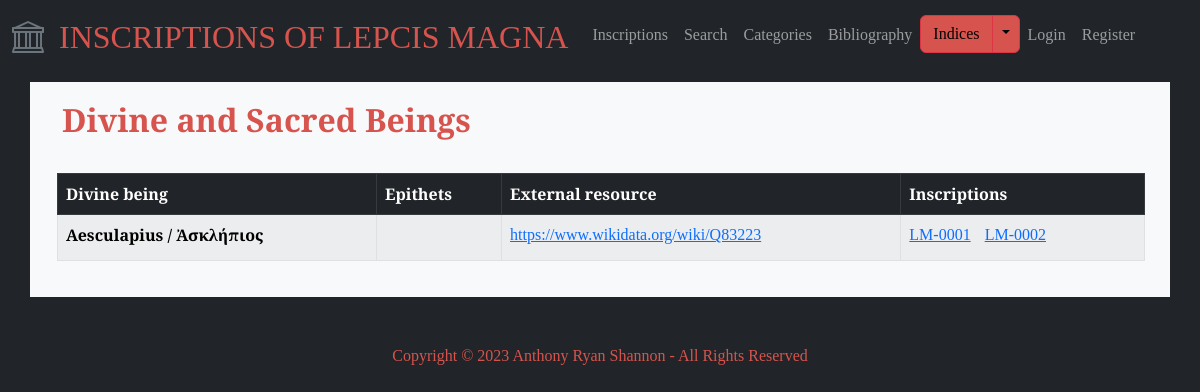
Page /divine_sacred_beings on the earlier database version.
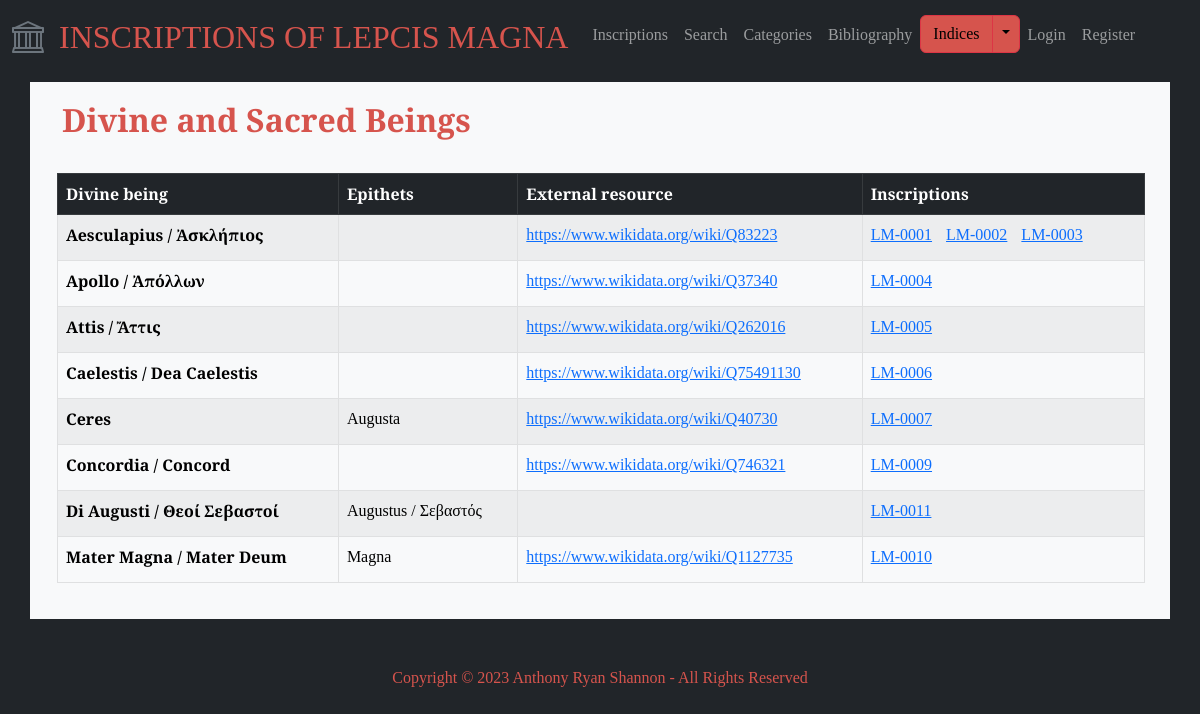
Same page on the later database version.
### lepcismagna/models.py (models this page shows, shortened)
class DivineSacredBeing(models.Model):
    class Meta:
        verbose_name_plural = 'divine and sacred beings'
    divine_being = models.CharField(max_length=50, blank=True)
    epithet = models.CharField(max_length=50, blank=True)
    external_resource = models.URLField(max_length=255, blank=True)
    inscriptions = models.ManyToManyField('Inscription', blank=True)

class Inscription(models.Model):
    entry_creation_time = models.DateTimeField(auto_now_add=True)
    entry_creator = models.ForeignKey(User, on_delete=models.CASCADE, blank=True, null=True)
    is_validated = models.BooleanField(default=False)
    inscription_id = models.CharField(max_length=20, blank=True)
    title = models.CharField(max_length=100, blank=True)
    description = models.TextField(blank=True)
    materials = models.ManyToManyField('Material', blank=True, related_name='materials')
    object_types = models.ManyToManyField('ObjectType', blank=True, related_name='object_types')
    text = models.TextField(blank=True)
    techniques = models.ManyToManyField('Technique', blank=True, related_name='techniques')
    letters = models.TextField(blank=True)
    languages = models.ManyToManyField('Language', blank=True, related_name='languages')
    date = models.CharField(max_length=100)
    findspot_description = models.TextField(blank=True)
    associated_inscriptions = models.ManyToManyField('self', blank=True)
    original_location = models.CharField(max_length=255)
    last_recorded_location = models.CharField(max_length=255)
    repositories = models.ManyToManyField('Repository', blank=True, related_name='repositories')
    categories = models.ManyToManyField('Category', blank=True, related_name='categories')
    transcription_interpretive = models.TextField(blank=True)
    transcription_diplomatic = models.TextField(blank=True)
    transcription_appcrit = models.TextField(blank=True)
    translation_english = models.TextField(blank=True)
    commentary = models.TextField(blank=True)
    epigraphic_references = models.ManyToManyField('EpigraphicReference', blank=True, related_name='epigraphic_references')
    bibliography_text = models.TextField(blank=True)
    bibliography_entries = models.ManyToManyField('Bibliography', blank=True, related_name='bibliography_entries')
    images = models.ManyToManyField('Image', blank=True, related_name='images')
    abbreviations = models.ManyToManyField('Abbreviation', blank=True, related_name='abbreviations')
    age_at_death = models.ManyToManyField('AgeAtDeath', blank=True, related_name='age_at_death')
    divine_sacred_beings = models.ManyToManyField('DivineSacredBeing', blank=True, related_name='divine_sacred_beings')
    emperors_imperial_family = models.ManyToManyField('EmperorImperialFamily', blank=True, related_name='emperors_imperial_family')
    erasures = models.ManyToManyField('Erasure', blank=True, related_name='erasures')
    findspots = models.ManyToManyField('Findspot', blank=True, related_name='findspots')
    fragments = models.ManyToManyField('Fragment', blank=True, related_name='fragments')
    organizations = models.ManyToManyField('Organization', blank=True, related_name='organizations')
    people = models.ManyToManyField('Person', blank=True, related_name='people')
    personal_names = models.ManyToManyField('PersonalName', blank=True, related_name='personal_names')
    place_names = models.ManyToManyField('PlaceName', blank=True, related_name='place_names')
    symbols = models.ManyToManyField('Symbol', blank=True, related_name='symbols')
    words = models.ManyToManyField('Word', blank=True, related_name='words')

### lepcismagna/views.py (the view)
# urls.py: path("divine_sacred_beings", views.divine_sacred_beings, name="divine_sacred_beings"),
def divine_sacred_beings(request):
    divine_sacred_beings = DivineSacredBeing.objects.all()
    return render(request, "lepcismagna/divine_sacred_beings.html", {"divine_sacred_beings": divine_sacred_beings})

### lepcismagna/templates/lepcismagna/divine_sacred_beings.html (shortened to what this page needs)
{% extends "lepcismagna/layout.html" %} {% block body %}
<div class="index-header">
  <h2>Divine and Sacred Beings</h2>
</div>
<table class="table table-striped table-hover table-bordered">
  <thead class="table-dark">
    <tr>
      <th scope="col">Divine being</th>
      <th scope="col">Epithets</th>
      <th scope="col">External resource</th>
      <th scope="col">Inscriptions</th>
    </tr>
  </thead>
  <tbody class="table-light">
    {% for divine_sacred_being in divine_sacred_beings %}
    {% if divine_sacred_being.inscriptions.all %}
    <tr>
      <th scope="row">
          {{ divine_sacred_being.divine_being }}
      </th>
      <td>{{ divine_sacred_being.epithet }}</td>
      <td><a href="{{ divine_sacred_being.external_resource }}">{{ divine_sacred_being.external_resource }}</a></td>
      <td>
        <ul id="index-inscription-list">
          {% for inscription in divine_sacred_being.inscriptions.all %}
          <li class="inscription-list-item">
            <a href="{% url 'inscription_detail' inscription.inscription_id|default:'No inscription ID' %}">
              {{ inscription.inscription_id }}
            </a>
          </li>
          {% endfor %}
        </ul>
      </td>
    </tr>
    {% endif %}
    {% endfor %}
  </tbody>
</table>
{% endblock %}

Differences in the rows shown:
added Inscription: inscription_id "LM-0003", shown under DivineSacredBeing "Aesculapius / Ἀσκλήπιος"
now on this page (row unchanged): DivineSacredBeing: divine_being "Apollo / Ἀπόλλων", external_resource "https://www.wikidata.org/wiki/Q37340"
added Inscription: inscription_id "LM-0004", shown under "Apollo / Ἀπόλλων"
now on this page (row unchanged): DivineSacredBeing: divine_being "Attis / Ἄττις", external_resource "https://www.wikidata.org/wiki/Q262016"
added Inscription: inscription_id "LM-0005", shown under "Attis / Ἄττις"
now on this page (row unchanged): DivineSacredBeing: divine_being "Caelestis / Dea Caelestis", external_resource "https://www.wikidata.org/wiki/Q75491130"
added Inscription: inscription_id "LM-0006", shown under "Caelestis / Dea Caelestis"
now on this page (row unchanged): DivineSacredBeing: divine_being "Ceres", epithet "Augusta", external_resource "https://www.wikidata.org/wiki/Q40730"
added Inscription: inscription_id "LM-0007", shown under "Ceres"
now on this page (row unchanged): DivineSacredBeing: divine_being "Concordia / Concord", external_resource "https://www.wikidata.org/wiki/Q746321"
added Inscription: inscription_id "LM-0009", shown under "Concordia / Concord"
now on this page (row unchanged): DivineSacredBeing: divine_being "Di Augusti / Θεοί Σεβαστοί", epithet "Augustus / Σεβαστός"
added Inscription: inscription_id "LM-0011", shown under "Di Augusti / Θεοί Σεβαστοί"
now on this page (row edited): DivineSacredBeing: divine_being "Mater Magna / Mater Deum", epithet "Magna", external_resource "https://www.wikidata.org/wiki/Q1127735"
added Inscription: inscription_id "LM-0010", shown under "Mater Magna / Mater Deum"
